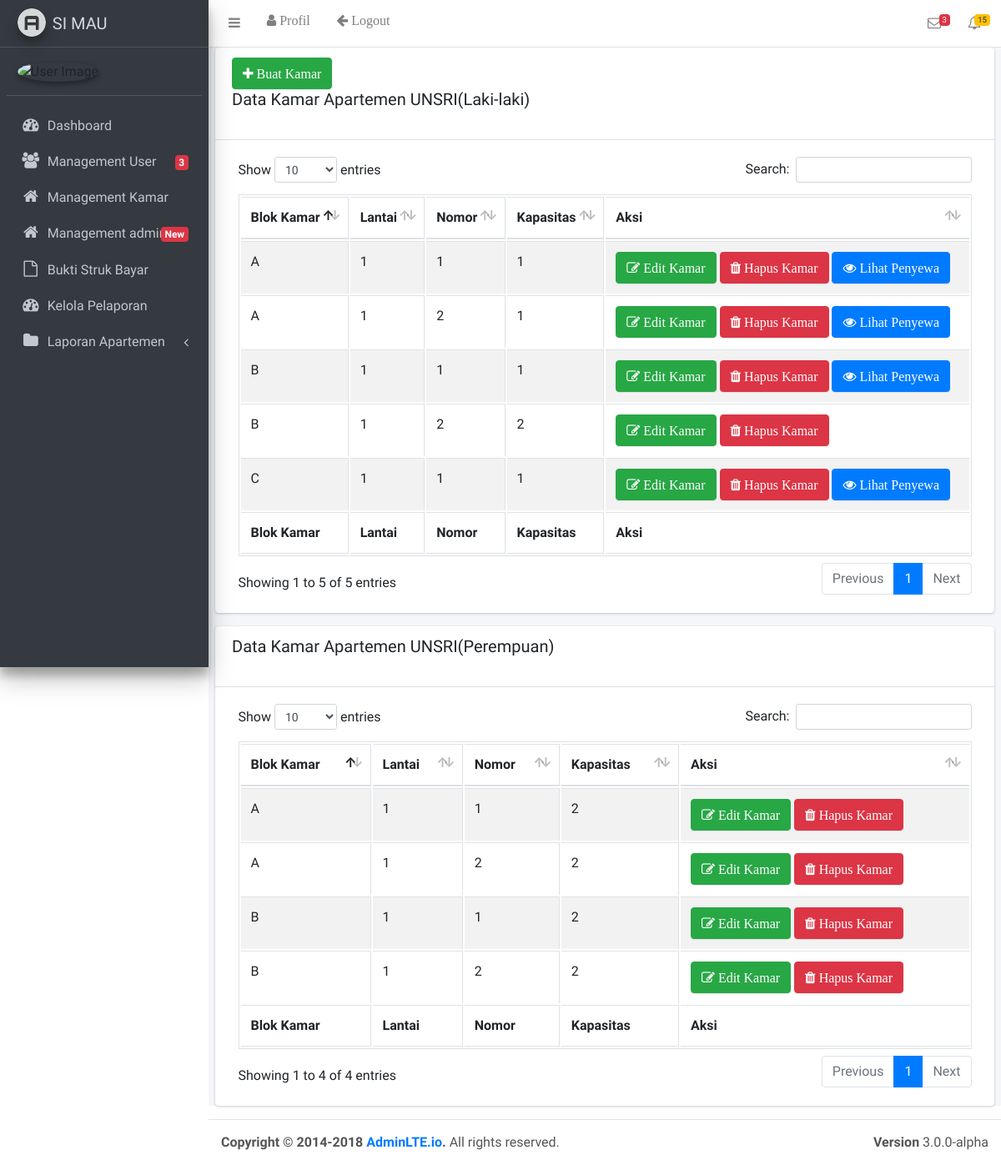
Page /admin/index.php?modul=kelola_kamar on the committed database.
### tables this page shows
CREATE TABLE `kamar` (
  `id_kamar` int(11) NOT NULL,
  `blok` varchar(50) NOT NULL,
  `lantai` int(11) NOT NULL,
  `nomor` int(11) NOT NULL,
  `kapasitas` int(11) NOT NULL,
  `jenis_kelamin` varchar(100) NOT NULL
);

### admin/modul/kelola_kamar.php (the view, shortened to what this page needs)
<?php
$query="SELECT * from kamar where jenis_kelamin='Laki-laki'";
$sql=mysqli_query($connect,$query);
$query1="SELECT * from kamar where jenis_kelamin='Perempuan'";
$sql1=mysqli_query($connect,$query1);
?>
          <div class="card">
            <div class="card-header">
            <a href="?modul=buat_kamar" class="btn btn-success fa fa-plus"> Buat Kamar</a>
              <h3 class="card-title">Data Kamar Apartemen UNSRI(Laki-laki)</h3><br/>
            </div>
            <div class="card-body table-responsive">
              <table id="example1" class="table table-bordered table-striped">
                <thead>
                <tr>
                  <th>Blok Kamar</th>
                  <th>Lantai</th>
                  <th>Nomor</th>
                  <th>Kapasitas</th>
                  <th>Aksi</th>
                </tr>
                </thead>
                <tbody>
                <?php while($data=mysqli_fetch_array($sql)){ ?>
                <tr>
                  <td><?php echo $data['blok'] ?></td>
                  <td><?php echo $data['lantai'] ?></td>
                  <td><?php echo $data['nomor'] ?></td>
                  <td><?php echo $data['kapasitas'] ?></td>
                  <td><a href="?modul=edit_kamar&id_kamar=<?php echo $data['id_kamar'] ?>" class="btn btn-success fa fa-edit"> Edit Kamar</a>
                    <a href="?modul=kelola_kamar&id_kamar=<?php echo $data['id_kamar'] ?>" class="btn btn-danger fa fa-trash"> Hapus Kamar</a>
                    <?php if($data['kapasitas'] < 2){ ?>
                    <a href="?modul=lihat_penyewa&id_kamar=<?php echo $data['id_kamar'] ?>" class="btn btn-primary fa fa-eye"> Lihat Penyewa</a>
                  <?php } else {?>
                  <?php } ?>
                  </td>
                </tr>
                <?php } ?>
                </tbody>
                <tfoot>
                <tr>
                  <th>Blok Kamar</th>
                  <th>Lantai</th>
                  <th>Nomor</th>
                  <th>Kapasitas</th>
                  <th>Aksi</th>
                </tr>
                </tfoot>
              </table>
            </div>
          </div>
          <div class="card">
            <div class="card-header">
              <h3 class="card-title">Data Kamar Apartemen UNSRI(Perempuan)</h3><br/>
            </div>
            <div class="card-body table-responsive">
              <table id="example2" class="table table-bordered table-striped">
                <thead>
                <tr>
                  <th>Blok Kamar</th>
                  <th>Lantai</th>
                  <th>Nomor</th>
                  <th>Kapasitas</th>
                  <th>Aksi</th>
                </tr>
                </thead>
                <tbody>
                <?php while($data1=mysqli_fetch_array($sql1)){ ?>
                <tr>
                  <td><?php echo $data1['blok'] ?></td>
                  <td><?php echo $data1['lantai'] ?></td>
                  <td><?php echo $data1['nomor'] ?></td>
                  <td><?php echo $data1['kapasitas'] ?></td>
                  <td><a href="?modul=edit_kamar&id_kamar=<?php echo $data1['id_kamar'] ?>" class="btn btn-success fa fa-edit"> Edit Kamar</a>
                    <a href="?modul=kelola_kamar&id_kamar=<?php echo $data1['id_kamar'] ?>" class="btn btn-danger fa fa-trash"> Hapus Kamar</a>
                  </td>
                </tr>
                <?php } ?>
                </tbody>
                <tfoot>
                <tr>
                  <th>Blok Kamar</th>
                  <th>Lantai</th>
                  <th>Nomor</th>
                  <th>Kapasitas</th>
                  <th>Aksi</th>
                </tr>
                </tfoot>
              </table>
            </div>
          </div>

### admin/index.php (shortened to what this page needs)
<?php
include"../koneksi.php";
$notif="SELECT * from temp_kamar_sewa";
$notif_bayar=mysqli_query($connect,$notif);
$count_bayar=mysqli_num_rows($notif_bayar);
$notif2="SELECT * from user where role ='mahasiswa' AND status='belum lengkap' ";
$notif_baru=mysqli_query($connect,$notif2);
$count_baru=mysqli_num_rows($notif_baru);
$notif3="SELECT * from pindah_kamar where status_pengajuan =''";
$notif_pindah=mysqli_query($connect,$notif3);
$count_pindah=mysqli_num_rows($notif_pindah);
$notif4="SELECT * from perpanjang_bayar where status_perpanjang =''";
$notif_panjang=mysqli_query($connect,$notif4);
$count_panjang=mysqli_num_rows($notif_panjang);
?>
<!DOCTYPE html>
<html>
<head>
  <link rel="stylesheet" href="../assets/system_tools/plugins/font-awesome/css/font-awesome.min.css">
  <link rel="stylesheet" href="https://code.ionicframework.com/ionicons/2.0.1/css/ionicons.min.css">
  <link rel="stylesheet" href="../assets/system_tools/plugins/daterangepicker/daterangepicker-bs3.css">
  <link rel="stylesheet" href="../assets/system_tools/plugins/iCheck/all.css">
  <link rel="stylesheet" href="../assets/system_tools/plugins/colorpicker/bootstrap-colorpicker.min.css">
  <link rel="stylesheet" href="../assets/system_tools/plugins/timepicker/bootstrap-timepicker.min.css">
  <link rel="stylesheet" href="../assets/system_tools/plugins/select2/select2.min.css">
  <link rel="stylesheet" href="../assets/system_tools/dist/css/adminlte.min.css">
  <link rel="stylesheet" href="../assets/system_tools/plugins/datatables/dataTables.bootstrap4.css">
</head>
<body class="hold-transition sidebar-mini">
<div class="wrapper">
  <nav class="main-header navbar navbar-expand bg-white navbar-light border-bottom">
    <ul class="navbar-nav">
      <li class="nav-item">
        <a class="nav-link" data-widget="pushmenu" href="#"><i class="fa fa-bars"></i></a>
      </li>
      <li class="nav-item d-none d-sm-inline-block">
        <a href="#" class="nav-link fa fa-user">
          Profil
        </a>
      </li>
      <li class="nav-item d-none d-sm-inline-block">
        <a href="../logout.php" class="nav-link fa fa-arrow-left"> Logout</a>
      </li>
    </ul>
    <ul class="navbar-nav ml-auto">
      <li class="nav-item dropdown">
        <a class="nav-link" data-toggle="dropdown" href="#">
          <i class="fa fa-envelope-o"></i>
          <span class="badge badge-danger navbar-badge">3</span>
        </a>
      </li>
      <li class="nav-item dropdown">
        <a class="nav-link" data-toggle="dropdown" href="#">
          <span class="badge badge-warning navbar-badge">15</span>
        </a>
      </li>
    </ul>
  </nav>
  <aside class="main-sidebar sidebar-dark-primary elevation-4">
    <a href="../../index3.html" class="brand-link">
      <img src="../assets/system_tools/dist/img/AdminLTELogo.png"
           alt="AdminLTE Logo"
           class="brand-image img-circle elevation-3"
           style="opacity: .8">
      <span class="brand-text font-weight-light">SI MAU</span>
    </a>
    <div class="sidebar">
      <div class="user-panel mt-3 pb-3 mb-3 d-flex">
        <div class="image">
          <img src="<?php echo $_SESSION['foto_profil'] ?>" class="img-circle elevation-2" alt="User Image">
        </div>
        <div class="info">
        </div>
      </div>
      <nav class="mt-2">
        <ul class="nav nav-pills nav-sidebar flex-column" data-widget="treeview" role="menu" data-accordion="false">
          <li class="nav-item has-treeview">
            <a href="index.php" class="nav-link">
              <i class="nav-icon fa fa-dashboard"></i>
                <p>Dashboard</p>
                </a>
              </li>
          <li class="nav-item has-treeview">
            <a href="?modul=kelola_user" class="nav-link">
              <i class="nav-icon fa fa-users"></i>
                <p>Management User
                  <?php if ($count_baru > 0){?>
                  <span class="right badge badge-danger"><?php echo $count_baru ?></span>
                <?php } else { ?>
              <?php } ?>
                </p>
                </a>
              </li>
              <li class="nav-item has-treeview">
            <a href="?modul=kelola_kamar" class="nav-link">
              <i class="nav-icon fa fa-home"></i>
                <p>Management Kamar</p>
                </a>
              </li>
          <li class="nav-item has-treeview">
            <a href="#" class="nav-link">
              <i class="nav-icon fa fa-home"></i>
              <p>
                Management admin
                <?php if ($count_bayar > 0 || $count_pindah > 0 || $count_panjang > 0){?>
                  <span class="right badge badge-danger">New</span>
                <?php } else { ?>
                <i class="right fa fa-angle-left"></i>
              <?php } ?>
              </p>
            </a>
          </li>
          <li class="nav-item has-treeview">
            <a href="?modul=bukti_bayar" class="nav-link">
              <i class="nav-icon fa fa-file-o"></i>
                <p>Bukti Struk Bayar</p>
                </a>
              </li>
          <li class="nav-item has-treeview">
            <a href="?modul=kelola_pelaporan" class="nav-link">
              <i class="nav-icon fa fa-dashboard"></i>
                <p>Kelola Pelaporan
                </p>
                </a>
              </li>
          <li class="nav-item has-treeview">
            <a href="#" class="nav-link">
              <i class="nav-icon fa fa-folder"></i>
              <p>
                Laporan Apartemen
                <i class="right fa fa-angle-left"></i>
              </p>
            </a>
          </li>
        </ul>
      </nav>
    </div>
  </aside>
<div class="content-wrapper">
          <section class="content">
            <?php require('modul/'.$_GET['modul'].'.php'); ?>
          </section>
</div>
  <footer class="main-footer">
    <div class="float-right d-none d-sm-block">
      <b>Version</b> 3.0.0-alpha
    </div>
    <strong>Copyright &copy; 2014-2018 <a href="http://adminlte.io">AdminLTE.io</a>.</strong> All rights
    reserved.
  </footer>
</div>
</body>
</html>

### rows in the picture
kamar: blok "A", lantai "1", nomor "1", kapasitas "1"
kamar: blok "B", lantai "1", nomor "1", kapasitas "1"
kamar: blok "A", lantai "1", nomor "2", kapasitas "1"
kamar: blok "B", lantai "1", nomor "2", kapasitas "2"
kamar: blok "C", lantai "1", nomor "1", kapasitas "1"
kamar: blok "A", lantai "1", nomor "1", kapasitas "2"
kamar: blok "A", lantai "1", nomor "2", kapasitas "2"
kamar: blok "B", lantai "1", nomor "1", kapasitas "2"
kamar: blok "B", lantai "1", nomor "2", kapasitas "2"

### other values in the picture
$count_baru "3"
